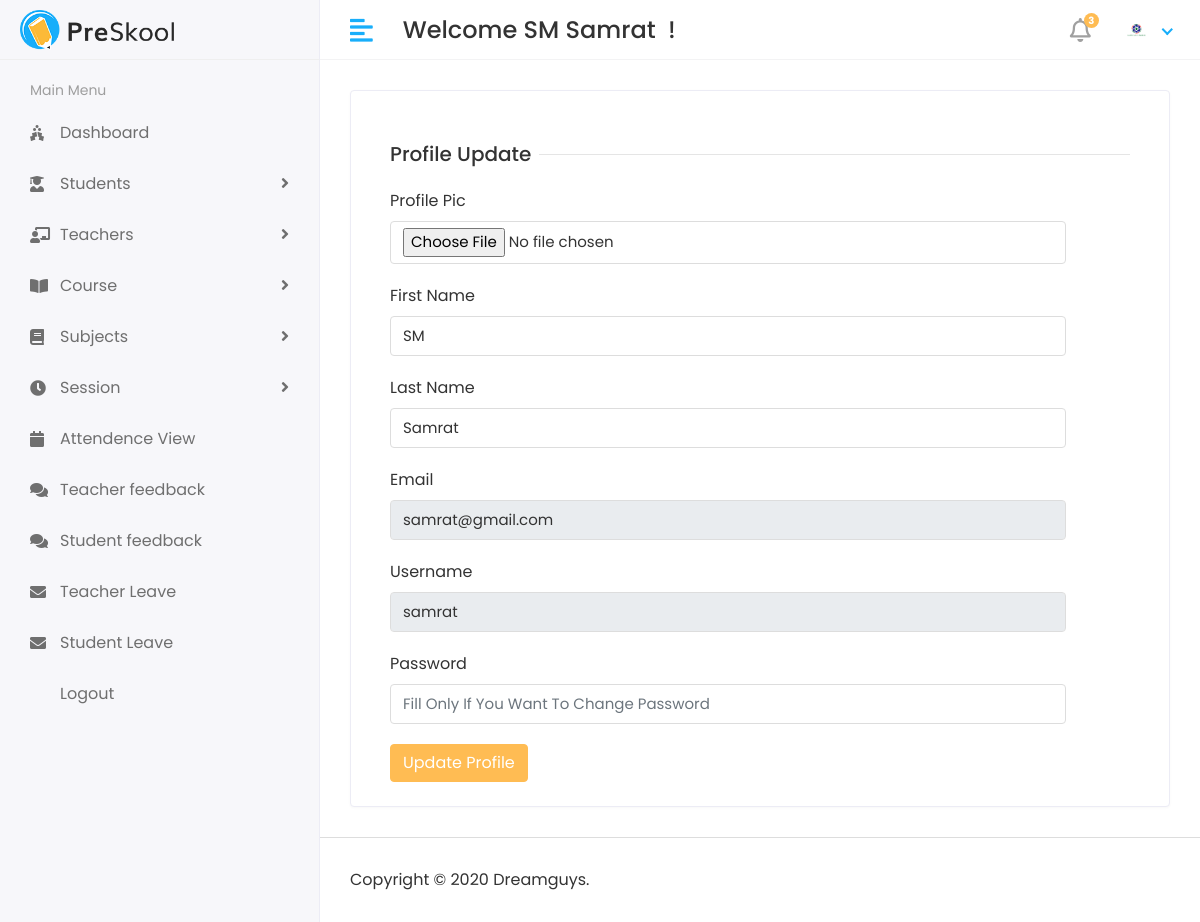
Screenshot of /profile/ (signed in) with the database file from the repository.
### app/models.py (models this page shows)
class CustomUser(AbstractUser):
    USER = (
        (1,'HOD'),
        (2,'STAFF'),
        (3,'STUDENT'),
    )
    user_type = models.CharField(choices=USER,max_length=50,default=1)
    profile_pic = models.ImageField(upload_to='media/profile_pic')

### stu_management_sys/views.py (the view)
# urls.py: path('profile/',views.PROFILE, name='profile'),
@login_required(login_url='/')
def PROFILE(request):
    user = CustomUser.objects.get(id = request.user.id)
    print(user)
    context ={
        'user':user,
    }
    return render(request,'profile.html',context)

### templates/profile.html (shortened to what this page needs)
{% extends 'base.html' %}
{% block content %}
<div class="row">
   <div class="col-sm-12">
      <div class="card">
         <div class="card-body">
            <div class="container pt-3">
             </div>
            <form method="post" enctype="multipart/form-data" action="{% url 'update_profile' %}">
               <div class="col-12">
                  <h5 class="form-title"><span>Profile Update</span></h5>
               </div>
               <div class="col-sm-11">
                  <div class="form-group">
                     <label>Profile Pic</label>
                     <input type="file" class="form-control" name="profile_pic">
                  </div>
               </div>
               <div class="col-sm-11">
                  <div class="form-group">
                     <label>First Name</label>
                     <input type="text" class="form-control" name="first_name", value="{{user.first_name}}">
                  </div>
               </div>
               <div class="col-sm-11">
                  <div class="form-group">
                     <label>Last Name</label>
                     <input type="text" class="form-control" name="last_name" value="{{user.last_name}}">
                  </div>
               </div>
               <div class="col-sm-11">
                  <div class="form-group">
                     <label>Email</label>
                     <input type="text" class="form-control" name="email" value="{{user.email}}" readonly>
                  </div>
               </div>
               <div class="col-sm-11">
                  <div class="form-group">
                     <label>Username</label>
                     <input type="text" class="form-control" name="username" value="{{user.username}}"  readonly>
                  </div>
               </div>
               <div class="col-sm-11">
                  <div class="form-group">
                     <label>Password</label>
                     <input type="password" class="form-control" name="password" placeholder="Fill Only If You Want To Change Password">
                  </div>
               </div>
               <div class="col-12">
                  <button type="submit" class="btn btn-primary">Update Profile</button>
               </div>
            </form>
         </div>
      </div>
   </div>
</div>
{% endblock %}

### templates/includes/header.html (shortened to what this page needs)
{% load static %}
<div class="header">
    <div class="header-left">
       <a href="index.html" class="logo">
       <img src="{% static 'img/logo.png' %}" alt="Logo">
       </a>
    </div>
    <a href="javascript:void(0);" id="toggle_btn">
    <i class="fas fa-align-left"></i>
    </a>
    <div class="top-nav-search mt-3">
       <h4>Welcome {{user.first_name}} {{user.last_name}} &nbsp;!</h4>
    </div>
    <ul class="nav user-menu">
       <li class="nav-item dropdown noti-dropdown">
          <a href="#" class="dropdown-toggle nav-link" data-toggle="dropdown">
          <i class="far fa-bell"></i> <span class="badge badge-pill">3</span>
          </a>
       </li>
       <li class="nav-item dropdown has-arrow">
         <a href="#" class="dropdown-toggle nav-link" data-toggle="dropdown">
            {% if user.profile_pic %}
            <span class="user-img"><img class="rounded-circle" src="/media/{{user.profile_pic}}" width="31" alt="{{user.username}}"></span>
            {% else %}
            <span class="user-img"><img class="rounded-circle" src="/media/avatar.jpg" width="31" alt="Ryan Taylor"></span>
            {% endif %}
         </a>
       </li>
    </ul>
 </div>

### static/css/style.css (style rules this page uses)
html { height: 100%; }
body { background-color: #fff; color: #333; font-family: 'Poppins', sans-serif; font-size: 1rem; height: 100%; line-height: 1.5; overflow-x: hidden; }
h1, h2, h3, h4, h5, h6 { font-family: 'Poppins', sans-serif; margin-top: 0; }
.form-control { border: 1px solid #ddd; box-shadow: none; color: #333; font-size: 15px; height: 40px; }
a { color: #009ce7; }
input, button, a { transition: all 0.4s ease; -moz-transition: all 0.4s ease; -o-transition: all 0.4s ease; -ms-transition: all 0.4s ease; -webkit-transition: all 0.4s ease; }
input, input:focus, button, button:focus { outline: none; }
input[type="file"] { height: auto; min-height: calc(1.5em + .75rem + 2px); }
input[type=text], input[type=password] { -webkit-appearance: none; -moz-appearance: none; appearance: none; }
.form-group { margin-bottom: 1.25rem; }
ul, ol { padding: 0px; list-style: none; }
.btn-primary { background-color: #FFBC53; border: 1px solid #FFBC53; }
.card { border: 1px solid #ececf5; box-shadow: 0 1px 3px 0 rgba(0, 0, 0, 0.03); margin-bottom: 1.875rem; }
.card-body { padding: 1.5rem; }
.header { background-color: #fff; border-bottom: 1px solid #f3f3f4; left: 0; position: fixed; right: 0; top: 0; z-index: 1001; height: 60px; }
.header .header-left { float: left; height: 60px; padding: 0 20px; position: relative; width: 320px; z-index: 1; transition: all 0.2s ease-in-out; background-color: #f7f7fa; border-bottom: 1px solid #efefef; border-right: 1px solid #ececf5; display: flex; align-items: center; }
.header .header-left .logo { display: inline-block; line-height: 60px; }
.header .header-left .logo img { max-height: 40px; width: auto; }
.header .dropdown-toggle:after { display: none; }
.header .has-arrow .dropdown-toggle:after { border-top: 0; border-left: 0; border-bottom: 2px solid #18aefa; border-right: 2px solid #18aefa; content: ''; height: 8px; display: inline-block; pointer-events: none; -webkit-transform-origin: 66% 66%; -ms-transform-origin: 66% 66%; transform-origin: 66% 66%; -webkit-transform: rotate(45deg); -ms-transform: rotate(45deg); transform: rotate(45deg); -webkit-transition: all 0.15s ease-in-out; transition: all 0.15s ease-in-out; width: 8px; vertical-align: 0px; }
.user-menu { float: right; margin: 0; position: relative; z-index: 99; padding-right: 15px; }
.user-menu.nav > li > a { color: #a0a0a0; font-size: 14px; line-height: 58px; padding: 0 15px; height: 60px; }
.user-img { margin-right: 3px; position: relative; }
.top-nav-search { float: left; margin-left: 15px; }
.user-menu.nav > li > a .badge { background-color: #FFBC53; display: block; font-size: 10px; font-weight: bold; height: 15px; width: 15px; position: absolute; right: 7px; top: 13px; color: #fff; padding: 3px; }
.user-menu.nav > li > a > i { font-size: 1.5rem; line-height: 60px; }
.form-title { width: 100%; max-width: 100%; padding: 0; font-size: 1.25rem; font-weight: 500; line-height: inherit; color: #333; white-space: normal; position: relative; display: block; margin-bottom: 20px; }
.form-title:before { content: ""; position: absolute; left: 0px; right: 0px; height: 1px; top: 50%; background-color: rgba(0, 0, 0, 0.1); }
.form-title span { padding: 0px 0.5rem 0 0; background-color: #fff; display: inline-block; z-index: 2; position: relative; }
@media (min-width: 992px) { #toggle_btn { align-items: center; color: #18aefa; display: inline-flex; float: left; font-size: 26px; height: 60px; justify-content: center; margin-left: 15px; padding: 0 15px; } }

### rows the page displays
CustomUser: first_name "SM", last_name "Samrat", profile_pic (picture), email "samrat@gmail.com", username "samrat"
